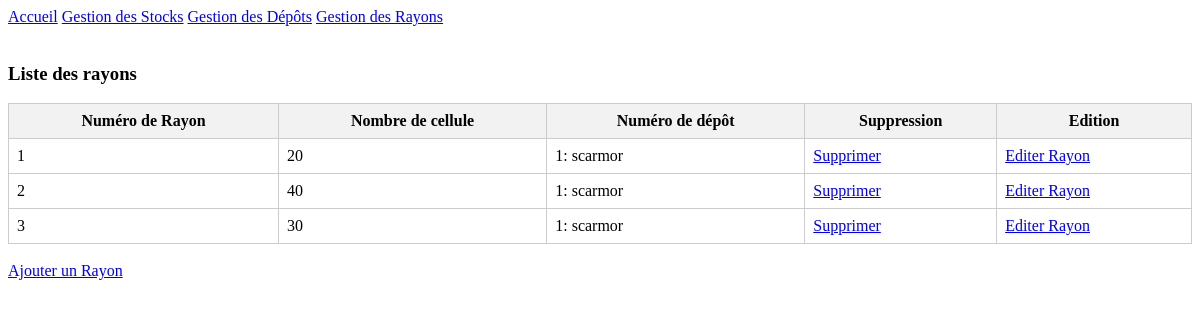
Page /gestion-rayons/ on the earlier database version.
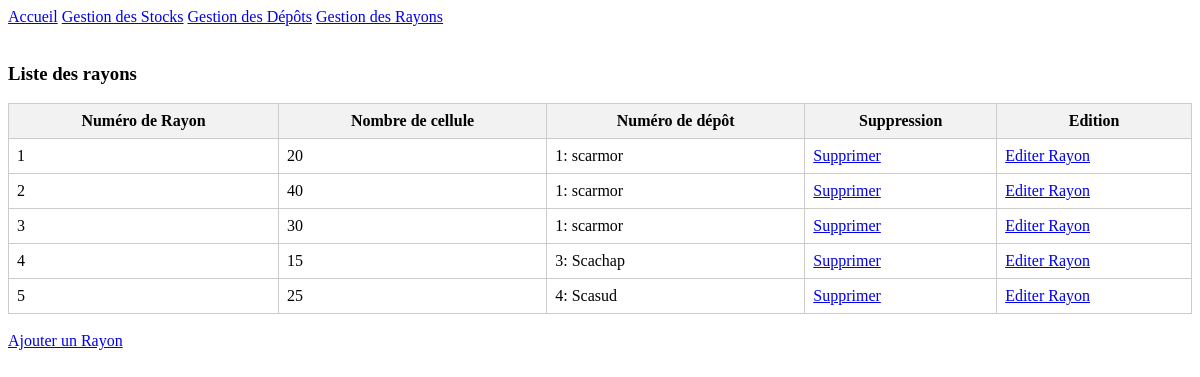
Same page on the later database version.
### GestionStock/models.py (models this page shows, shortened)
class Rayon(models.Model):
    no_rayon = models.AutoField(primary_key=True)
    nombre_de_cellule = models.IntegerField()
    no_depot = models.ForeignKey(Depot, on_delete=models.CASCADE)

class Depot(models.Model):
    no_depot = models.AutoField(primary_key=True)
    nom_depot = models.CharField(max_length=100)
    no_adresse = models.OneToOneField(Adresse, on_delete=models.CASCADE)
    def __str__(self):
        return f"{self.no_depot}: {self.nom_depot}"

### GestionStock/views.py (the view)
# urls.py: path('gestion-rayons/', views.afficher_rayons, name='gestion-rayons'),
def afficher_rayons(request):
    rayons = Rayon.objects.all()
    return render(request,
                  'afficher_rayons.html',
                  {'rayons': rayons})

### GestionStock/templates/afficher_rayons.html (shortened to what this page needs)
{% load static %}
<!DOCTYPE html>
<html lang="en">
<head>
    <link rel="stylesheet" href="{% static '/styles.css' %}" />
</head>
<body>
    {% include 'navbar.html' %}
    <br>
    <h3>Liste des rayons</h3>
    <table>
        <thead>
            <tr>
                <th>Numéro de Rayon</th>
                <th>Nombre de cellule</th>
                <th>Numéro de dépôt</th>
                <th>Suppression</th>
                <th>Edition</th>
            </tr>
        </thead>
        <tbody>
            {% for rayon in rayons %}
            <tr>
                <td>{{ rayon.no_rayon}}</td>
                <td>{{ rayon.nombre_de_cellule }}</td>
                <td>{{ rayon.no_depot }}</td>
                <td><a href="{% url 'supprimer-rayon' rayon.no_rayon %}">Supprimer</a></td>
                <td><a href="{% url 'editer-rayon' rayon.no_rayon %}">Editer Rayon</a></td>
            </tr>
            {% endfor %}
        </tbody>
    </table>
<br>
<a href="{% url 'ajouter-rayon' %}">Ajouter un Rayon</a>
</body>
</html>

Differences in the rows shown:
added Rayon: no_rayon "4", nombre_de_cellule "15", no_depot "3: Scachap"
added Rayon: no_rayon "5", nombre_de_cellule "25", no_depot "4: Scasud"
